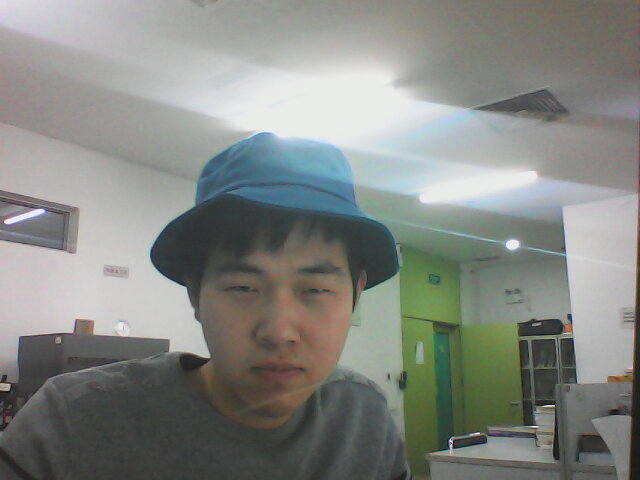
//> input picture wangha/v3/images/1.jpg, 640 x 480 px
$ ./rgb2nv21   (built with g++ and OpenCV 4)
//> lines starting //> are read from the running program, lines starting //| are printed output that depends on the picture
#include <iostream>
#include <cstdlib>
#include "opencv2/core.hpp"
#include "opencv2/highgui.hpp"
#include "opencv2/imgproc/imgproc.hpp"

#include <vector>
#include <fstream>
#include <string>

using namespace std;
using namespace cv;

void opencvRGB2NV21(string infile, char* outfile){
    Mat Img = cv::imread(infile);
    int buflen = (int)(Img.rows * Img.cols * 3 / 2);
    unsigned char* pYuvBuf = new unsigned char[buflen];
    Mat OpencvYUV;
    FILE* fout = fopen(outfile, "wb");
    cvtColor(Img, OpencvYUV, CV_BGR2YUV_YV12);
    memcpy(pYuvBuf, OpencvYUV.data, buflen*sizeof(unsigned char));
    fwrite(pYuvBuf, buflen*sizeof(unsigned char), 1, fout);
    fclose(fout);
}

void RGB2NV21(string infile, char* outfile){
//> called with infile = "1.jpg", outfile = "direct.yuv"
	cv::Mat Img = cv::imread(infile);
//> Img is the input picture: 480 rows x 640 cols, CV_8UC3; mean B, G, R 130.8, 135.4, 132.5
	FILE  *fp = fopen(outfile, "wb");

	if (Img.empty()){
		std::cout << "empty!check your image";
		return;
	}
	int cols = Img.cols;
//> cols = 640
	int rows = Img.rows;
//> rows = 480

	int Yindex = 0;
	int UVindex = rows * cols;
//> UVindex = 307200

	unsigned char* yuvbuff = new unsigned char[int(1.5 * rows * cols)];

	cv::Mat OpencvYUV;
	cv::Mat OpencvImg;
	cv::cvtColor(Img, OpencvYUV, CV_BGR2YUV_YV12);
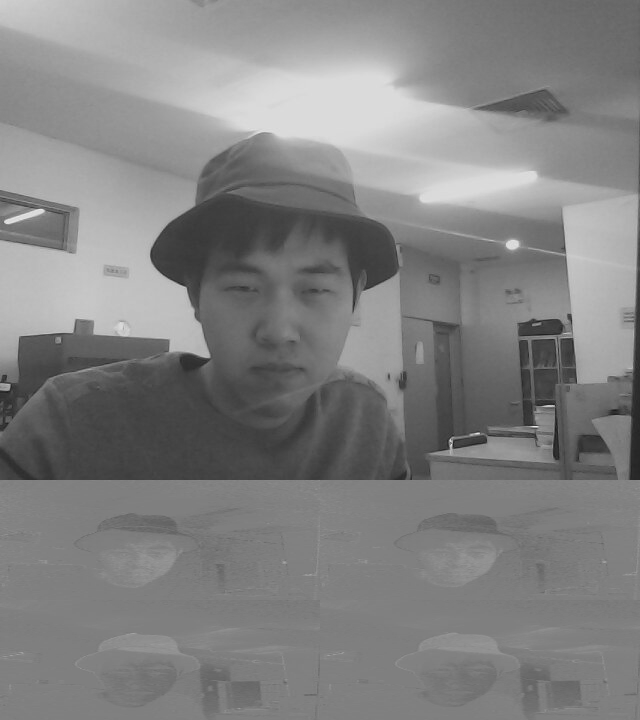
//> OpencvYUV: 720 rows x 640 cols, CV_8UC1; min 27, max 234, mean 129.6

	int UVRow{ 0 };
	for (int i=0;i<rows;i++){
		for (int j=0;j<cols;j++){
			int B = Img.at<cv::Vec3b>(i, j)[0];
			int G = Img.at<cv::Vec3b>(i, j)[1];
			int R = Img.at<cv::Vec3b>(i, j)[2];

			//计算Y的值
			int Y = (77 * R + 150 * G + 29 * B) >> 8;
			yuvbuff[Yindex++] = (Y < 0) ? 0 : ((Y > 255) ? 255 : Y);
			//计算U、V的值，进行2x2的采样
			if (i%2==0&&(j)%2==0)
			{
				int U = ((-44 * R - 87 * G + 131 * B) >> 8) + 128;
				int V = ((131 * R - 110 * G - 21 * B) >> 8) + 128;
				yuvbuff[UVindex++] = (V < 0) ? 0 : ((V > 255) ? 255 : V);
				yuvbuff[UVindex++] = (U < 0) ? 0 : ((U > 255) ? 255 : U);
			}
		}
	}
//> this loop made 480 passes
//> (Yindex, UVindex) on passes 1 to 3: (640, 307840), (1280, 307840), (1920, 308480)
//> after the loop, Yindex = 307200; UVindex = 460800
    for (int i=0;i< 1.5 * rows * cols;i++){
	    fwrite(&yuvbuff[i], 1, 1, fp);
    }
    fclose(fp);
    std::cout << "write to file ok!" << std::endl;
    std::cout << "srcImg: " << "rows:" << Img.rows << "cols:" << Img.cols << std::endl;
//| srcImg: rows:480cols:640
}

int main(){
    //RGB2NV21(INPUTFILE, OUTPUTFILE);
    RGB2NV21("1.jpg", "direct.yuv");
    opencvRGB2NV21("1.jpg", "opencv.yuv");
}
